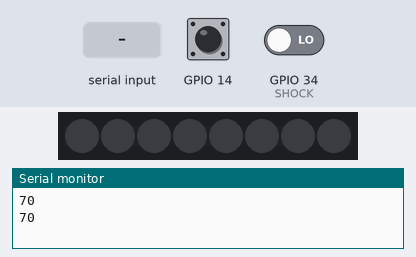
Bench run of a sketch on a simulated ESP32. On the bench: 8 RGB LEDs in strip order, left to right, the last lines printed to the serial monitor. The test bench sets the inputs (shaded band); at power-on: GPIO 14 HIGH, GPIO 34 (SHOCK) LOW. Dim RGB values are drawn brighter than linear; nothing arrives over Bluetooth unless stated.

Above: at 1.2 s.
1.3 s: GPIO 14 pulled LOW for 3.2 s
At 5.3 s:
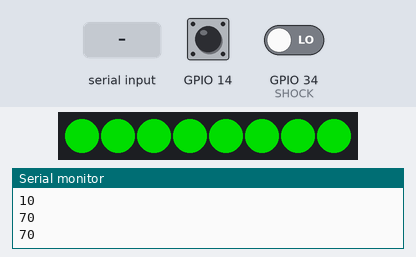
7.9 s: GPIO 14 pulled LOW for 0.15 s
At 8.4 s:
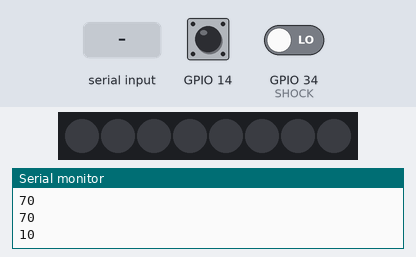
9.5 s: "1c" received over the second serial link
At 10.7 s:
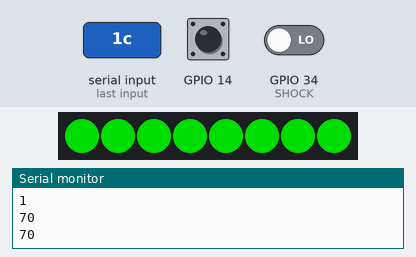
Timing chart, 0 to 12.0 s (numbered marks = the images above; inputs shaded):
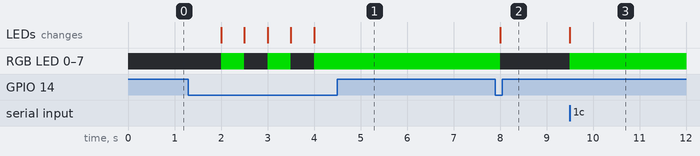

The sketch:

pebble_pal.ino
```cpp
#include <BluetoothSerial.h>
BluetoothSerial mybt; // 블루투스
String ms = ""; // 블루투스 입력 값 변수

#include <Adafruit_NeoPixel.h>
#define PIN 25 // LED 핀
#define NUMPIXELS 8 // NeoPixel 링 크기
Adafruit_NeoPixel pixels(NUMPIXELS, PIN, NEO_GRB + NEO_KHZ800); // 개수, 핀번호, 픽셀색상순서, 데이터 전송 속도

#define SHOCK 34 // 충격 센서 핀 번호

#define TOUCH 20 // 터치 센서 감도
int touch; // 터치 센서
unsigned long previousMillis = 0; // 이전 시간 저장 변수
const long interval = 500; // 센서 체크 간격

void setup() {
  mybt.begin("Pebble_pal"); // 블루투스 이름 설정
  Serial.begin(115200); // 시리얼 통신

  pixels.begin(); // NeoPixel 스트립 객체 초기화 (필수)

  pinMode(SHOCK, INPUT); // 쇼크 핀
}

void loop() {
  unsigned long currentMillis = millis(); // 현재 시간

  // 블루투스가 연결되었을 때만 동작
  if (mybt.connected()) {
    // 500ms마다 터치 센서 읽기
    if (currentMillis - previousMillis >= interval) {
      previousMillis = currentMillis; // 이전 시간을 현재 시간으로 업데이트
      touch = touchRead(14); // 터치 센서 핀 읽기

      if (touch < TOUCH) {
        mybt.println("read Touch"); // 휴대폰으로 블루투스 신호 전송
        if (ms == "2") {
          for (int i = 0; i < NUMPIXELS; i++) {
            pixels.setPixelColor(i, pixels.Color(0, 150, 0));
          }
          pixels.show(); // 업데이트를 한번만 호출
          ms = "1"; // 상태 업데이트
        } else {
          pixels.clear(); // 모든 픽셀 색상을 '꺼짐'으로 설정
          pixels.show();
          ms = "2"; // 상태 업데이트
        }
      }
      Serial.println(touch); // 터치 반응 확인
      Serial.println("\n");
    }

    // 충격 센서 감지 시
    if (digitalRead(SHOCK) == HIGH) {
      Serial.println("SHOCK!!!!");
      mybt.println("read shock");
    }

    // Bluetooth 메시지 수신 처리
    if (mybt.available()) {
      ms = mybt.readStringUntil('c');
      Serial.println(ms);
      if (ms == "1") {
        for (int i = 0; i < NUMPIXELS; i++) {
          pixels.setPixelColor(i, pixels.Color(0, 150, 0));
        }
        pixels.show();
      } else {
        pixels.clear(); // 모든 픽셀 색상을 '꺼짐'으로 설정
        pixels.show();
      }
    }
  } else {
      pixels.clear(); // 모든 픽셀 색상을 '꺼짐'으로 설정
      pixels.show();
  }
}
```

Measured:
- after the input at 1.3 s, RGB LED 0–7: alternates RGB(0, 150, 0) for 0.50 s and off for 0.50 s, 5 changes in all, then stays RGB(0, 150, 0), starting after 0.70 s; the LEDs: change after 0.70 s (image 1)
- after the input at 7.9 s, RGB LED 0–7: RGB(0, 150, 0) → off after 0.10 s; the LEDs: change after 0.10 s (image 2)
- after the input at 9.5 s, RGB LED 0–7: off → RGB(0, 150, 0) at once; the LEDs: change at once (image 3)
